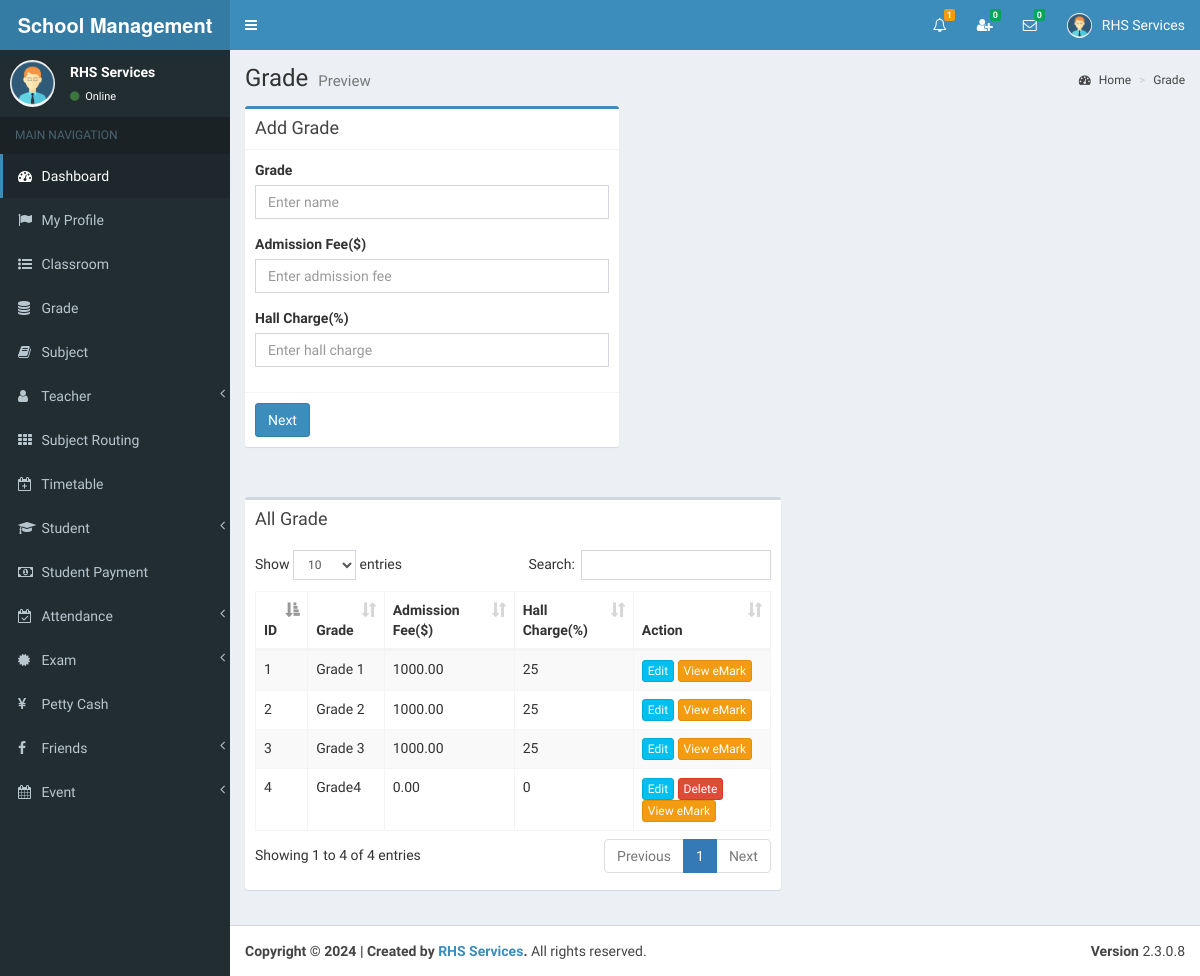
The page /view/grade.php (signed in) on the database its author committed.
### tables this page shows
CREATE TABLE `grade` (
  `id` int(11) NOT NULL,
  `name` varchar(255) NOT NULL,
  `admission_fee` double(11,2) NOT NULL,
  `hall_charge` int(11) NOT NULL
);

### view/grade.php (the view, shortened to what this page needs)
<?php include_once('head.php'); ?>
<?php include_once('header_admin.php'); ?>
<?php include_once('sidebar.php'); ?>
<div class="content-wrapper">
    <section class="content-header">
    	<h1>
        	Grade
        	<small>Preview</small>
        </h1>
        <ol class="breadcrumb">
        	<li><a href="#"><i class="fa fa-dashboard"></i> Home</a></li>
            <li><a href="#">Grade</a></li>
    	</ol>
	</section>
	<section class="content">
    	<div class="row">
            <div class="col-md-5">
              	<div class="box box-primary">
                	<div class="box-header with-border">
                  		<h3 class="box-title">Add Grade</h3>
                	</div>
                	<form role="form" action="../index.php" method="post" id="form1">
                  		<div class="box-body">
                    		<div class="form-group" id="divGrade">
                      			<label for="">Grade</label>
                      			<input type="text" class="form-control" id="name" placeholder="Enter name" name="name" autocomplete="off">
                    		</div>
                            <div class="form-group" id="divAdmissionFee">
                      			<label for="">Admission Fee($)</label>
                      			<input type="text" class="form-control" id="admission_fee" placeholder="Enter admission fee" name="admission_fee" autocomplete="off">
                    		</div>
                             <div class="form-group" id="divHallCharge">
                      			<label for="">Hall Charge(%)</label>
                      			<input type="text" class="form-control" id="hall_charge" placeholder="Enter hall charge" name="hall_charge" autocomplete="off">
                    		</div>
                  		</div>
                  		<div class="box-footer">
                    		<button type="submit" class="btn btn-primary" id="btnSubmit">Next</button>
                  		</div>
                	</form>
				</div>
			</div>
		</div>
	</section>
	<section class="content" >
		<div class="row" id="table1">
			<div class="col-md-7">
            	<div class="box">
                	<div class="box-header">
                  		<h3 class="box-title">All Grade</h3>
                	</div>
                	<div class="box-body table-responsive">
                		<table id="example1" class="table table-bordered table-striped">
                    		<thead>
                        		<th>ID</th>
                            	<th>Grade</th>
                                <th>Admission Fee($)</th>
                                <th>Hall Charge(%)</th>
                            	<th>Action</th>
                        	</thead>
                        	<tbody>
<?php
include_once('../controller/config.php');
$sql="SELECT * FROM grade";
$result=mysqli_query($conn,$sql);
$count = 0;
$cant_remove1=0;
$cant_remove2=0;
$cant_remove3=0;
$cant_remove4=0;
$cant_remove5=0;
$cant_remove6=0;
$cant_remove7=0;
if(mysqli_num_rows($result) > 0){
	while($row=mysqli_fetch_assoc($result)){
		$count++;
		$id=$row['id'];
?>
                        		<tr>
                            		<td><?php echo $count; ?></td>
               <td id="td1_<?php echo $row['id']; ?>"><?php echo $row['name']; ?></td>
               <td id="td2_<?php echo $row['id']; ?>"><?php echo $row['admission_fee']; ?></td>
               <td id="td3_<?php echo $row['id']; ?>"><?php echo $row['hall_charge']; ?></td>
                                	<td>
<?php
$sql1="SELECT * FROM exam_timetable WHERE grade_id='$id'";
$result1=mysqli_query($conn,$sql1);
if(mysqli_num_rows($result1) > 0){
	$cant_remove1=1;
}else{
	$cant_remove1=0;
}
$sql2="SELECT * FROM student_exam WHERE grade_id='$id'";
$result2=mysqli_query($conn,$sql2);
if(mysqli_num_rows($result2) > 0){
	$cant_remove2=1;
}else{
	$cant_remove2=0;
}
$sql3="SELECT * FROM student_grade WHERE grade_id='$id'";
$result3=mysqli_query($conn,$sql3);
if(mysqli_num_rows($result3) > 0){
	$cant_remove3=1;
}else{
	$cant_remove3=0;
}
$sql4="SELECT * FROM student_payment_history WHERE grade_id='$id'";
$result4=mysqli_query($conn,$sql4);
if(mysqli_num_rows($result4) > 0){
	$cant_remove4=1;
}else{
	$cant_remove4=0;
}
$sql5="SELECT * FROM subject_routing WHERE grade_id='$id'";
$result5=mysqli_query($conn,$sql5);
if(mysqli_num_rows($result5) > 0){
	$cant_remove5=1;
}else{
	$cant_remove5=0;
}
$sql6="SELECT * FROM teacher_salary_history WHERE grade_id='$id'";
$result6=mysqli_query($conn,$sql6);
if(mysqli_num_rows($result6) > 0){
	$cant_remove6=1;
}else{
	$cant_remove6=0;
}
$sql7="SELECT * FROM timetable WHERE grade_id='$id'";
$result7=mysqli_query($conn,$sql7);
if(mysqli_num_rows($result7) > 0){
	$cant_remove7=1;
}else{
	$cant_remove7=0;
}
if($cant_remove1 > 0 || $cant_remove2 > 0 || $cant_remove3 > 0 || $cant_remove4 > 0 || $cant_remove5 > 0 || $cant_remove6 > 0 || $cant_remove7 > 0 ){
	echo '<a href="#modalUpdateform" onClick="showModal(this)" class="btn btn-info btn-xs" data-id="'.$id.'" data-toggle="modal">Edit</a>';
	echo ' <a href="#modalMRangeGrade" onClick="showModal1(this)" class="btn btn-warning btn-xs" data-id="'.$id.'" data-toggle="modal">View eMark</a>';
}else{
	echo '<a href="#modalUpdateform" onClick="showModal(this)" class="btn btn-info btn-xs" data-id="'.$id.'" data-toggle="modal">Edit</a>';
	echo ' <a href="#" class="confirm-delete btn btn-danger btn-xs"  data-id="'.$id.'">Delete</a>';
	echo ' <a href="#modalMRangeGrade" onClick="showModal1(this)" class="btn btn-warning btn-xs" data-id="'.$id.'" data-toggle="modal">View eMark</a>';
}
?>
                               		</td>
                            	</tr>
<?php } } ?>
                        	</tbody>
                    	</table>
            	</div>
			</div>
		</div>
	</section>
</div>
<?php include_once('footer.php');?>

### view/header_admin.php (shortened to what this page needs)
<body class="hold-transition skin-blue sidebar-mini" >
<div class="wrapper">
  <header class="main-header" >
    <a href="" class="logo">
      <span class="logo-lg"><strong>School Management System </strong></span>
    </a>
    <nav class="navbar navbar-static-top">
		<a href="#" class="sidebar-toggle" data-toggle="offcanvas" role="button">
       	</a>
		<div class="navbar-custom-menu">
			<ul class="nav navbar-nav">
              <li class="dropdown notifications-menu">
                <a href="#" class="dropdown-toggle" data-toggle="dropdown">
                  <i class="fa fa-bell-o"></i>
<?php
include_once('../controller/config.php');
$my_type=$_SESSION["type"];
if($my_type == 'Admin'){
	$sql1="SELECT COUNT(id) FROM main_notifications WHERE _isread='0'";
	$result1=mysqli_query($conn,$sql1);
	$row1=mysqli_fetch_assoc($result1);
	$notfi_count=$row1['COUNT(id)'];
?>
                  <span class="label label-warning"><?php echo $notfi_count; ?></span>
                </a>
              </li>
<?php }  ?>
<?php
include_once('../controller/config.php');
$my_index=$_SESSION["index_number"];
$my_type=$_SESSION["type"];
$sql="SELECT count(id)
      FROM my_friends
      WHERE my_index='$my_index' AND _status='Pending' AND _isread='0'";
$result=mysqli_query($conn,$sql);
$row=mysqli_fetch_assoc($result);
$unread_count=$row['count(id)'];
?>
              <li class="dropdown messages-menu"  id="friend_request">
              	<a href="#" class="dropdown-toggle" data-toggle="dropdown" onClick="showFriendRequest('<?php echo $my_index; ?>','<?php echo $my_type; ?>')">
                  <i class="fa fa-user-plus"></i>
                  <span class="label label-success"><?php echo $unread_count; ?></span>
                </a>
              </li>
<?php
include_once('../controller/config.php');
$my_index=$_SESSION["index_number"];
$unread_msg_count=0;
$sql="SELECT * FROM my_friends WHERE my_index='$my_index'";
$result=mysqli_query($conn,$sql);
while($row=mysqli_fetch_assoc($result)){
	$friend_index=$row['friend_index'];
	$sql1="SELECT count(id)
		  FROM online_chat
		  WHERE user_index='$friend_index' AND _isread='0'";
	$result1=mysqli_query($conn,$sql1);
	$row1=mysqli_fetch_assoc($result1);
	$unread_msg_count+=$row1['count(id)'];
}
?>
              <li class="dropdown messages-menu" id="unread_msg">
                <a href="#" class="dropdown-toggle" data-toggle="dropdown" >
                  <i class="fa fa-envelope-o"></i>
                  <span class="label label-success"><?php echo $unread_msg_count; ?></span>
                </a>
<?php
include_once('../controller/config.php');
$index=$_SESSION["index_number"];
$type=$_SESSION["type"];
$time='';
$file_path='';
	$sql="SELECT
           DISTINCT conversation_id,friend_index
           FROM
              my_friends
           WHERE
              	my_index='$index'
           ORDER BY
              conversation_id";
	$result=mysqli_query($conn,$sql);
	while($row=mysqli_fetch_assoc($result)){
		$conversation_id=$row['conversation_id'];
		$friend_index=$row['friend_index'];
		$sql3="SELECT * FROM my_friends WHERE conversation_id='$conversation_id' and friend_index='$friend_index'";
		$result3=mysqli_query($conn,$sql3);
		$row3=mysqli_fetch_assoc($result3);
		$friend_type=$row3['friend_type'];
		if($friend_type == "Admin"){
			$sql1="SELECT * FROM admin WHERE index_number='$friend_index'";
			$result1=mysqli_query($conn,$sql1);
			$row1=mysqli_fetch_assoc($result1);
			$friend_name=$row1['i_name'];
			$friend_image=$row1['image_name'];
		}
		if($friend_type == "Teacher"){
			$sql1="SELECT * FROM teacher WHERE index_number='$friend_index'";
			$result1=mysqli_query($conn,$sql1);
			$row1=mysqli_fetch_assoc($result1);
			$friend_name=$row1['i_name'];
			$friend_image=$row1['image_name'];
		}
		if($friend_type == "Student"){
			$sql1="SELECT * FROM student WHERE index_number='$friend_index'";
			$result1=mysqli_query($conn,$sql1);
			$row1=mysqli_fetch_assoc($result1);
			$friend_name=$row1['i_name'];
			$friend_image=$row1['image_name'];
		}
		$sql2="SELECT * FROM online_chat WHERE conversation_id='$conversation_id' ORDER BY id DESC LIMIT 1";
		$result2=mysqli_query($conn,$sql2);
		while($row2=mysqli_fetch_assoc($result2)){
			$last_msg=$row2['msg'];
			$msg_time=$row2['time'];
			$datetime1 = new DateTime($msg_time);
			$datetime2 = new DateTime();
			$interval = $datetime1->diff($datetime2);
			$year = $interval->format('%y y ');
			$month = $interval->format('%m m ');
			$days = $interval->format('%a d');
			$hours = $interval->format('%h h');
			$minutes = $interval->format('%i mins');
			$seconds = $interval->format('%s sec');
			if($year>0){
				$time=$year;
			}else if($month>0){
				$time=$month;
			}else if($days>0){
				$time=$days;
			}else if($hours>0){
				$time=$hours;
			}else if($minutes>0){
				$time=$minutes;
			}else{
				$time=$seconds;
			}
			if($type=="Admin"){
				$file_path="my_friends.php?do=showChatBox&my_index=$index&conversation_id=$conversation_id&friend_index=$friend_index&my_type=$type";
			}
			if($type=="Teacher"){
				$file_path="my_friends2.php?do=showChatBox&my_index=$index&conversation_id=$conversation_id&friend_index=$friend_index&my_type=$type";
			}
			if($type=="Student"){
				$file_path="my_friends1.php?do=showChatBox&my_index=$index&conversation_id=$conversation_id&friend_index=$friend_index&my_type=$type";
			}
?>
                      <li>
                        <a href="<?php echo $file_path; ?>" onClick="msgRead('<?php echo $index; ?>','<?php echo $conversation_id; ?>','<?php echo $friend_index; ?>','<?php echo $type; ?>')">
                          <div class="pull-left">
                            <img src="../<?php echo $friend_image; ?>" class="img-circle" alt="User Image">
                          </div>
                          <h4>
                            <?php echo $friend_name; ?>
                            <small><i class="fa fa-clock-o"></i> <?php echo $time; ?></small>
                          </h4>
                          <p><?php echo $last_msg; ?></p>
                        </a>
                      </li>
 <?php } } ?>
              </li>
<?php
include_once('../controller/config.php');
if($type=="Admin"){
	$sql="SELECT * FROM admin where index_number='$index'";
	$result=mysqli_query($conn,$sql);
	$row=mysqli_fetch_assoc($result);
}
?>
            	<li class="dropdown user user-menu">
                    <a href="#" class="dropdown-toggle" data-toggle="dropdown">
                      <img src="../<?php echo $row['image_name']; ?>" class="user-image" alt="User Image">
                      <span class="hidden-xs"><?php echo $row['i_name']; ?></span>
                    </a>
              </li>
            </ul>
        </div>
	</nav>
  </header>

### view/sidebar.php (shortened to what this page needs)
  <aside class="main-sidebar">
    <section class="sidebar">
<?php
include_once('../controller/config.php');
$index=$_SESSION["index_number"];
$sql="SELECT * FROM admin WHERE index_number='$index'";
$result=mysqli_query($conn,$sql);
$row=mysqli_fetch_assoc($result);
$name=$row['i_name'];
$image=$row['image_name'];
?>
      <div class="user-panel">
      	<div class="pull-left image">
        	<img src="../<?php echo $image; ?>" class="img-circle" alt="User Image">
        </div>
        <div class="pull-left info">
        	<p><?php echo $name; ?></p>
            <a href="#"><i class="fa fa-circle text-success"></i> Online</a>
        </div>
      </div>
      <ul class="sidebar-menu">
        <li class="header">MAIN NAVIGATION</li>
        <li class="active treeview">
          <a href="dashboard.php">
            <i class="fa fa-dashboard"></i> <span>Dashboard</span>
          </a>
        </li>
         <li>
          <a href="admin_profile.php">
            <i class="fa fa-flag"></i> <span>My Profile</span>
          </a>
        </li>
        <li>
          <a href="class_room.php">
            <i class="fa fa-list-ul"></i> <span>Classroom</span>
          </a>
        </li>
        <li>
          <a href="grade.php">
            <i class="fa fa-database"></i> <span>Grade</span>
          </a>
        </li>
        <li>
          <a href="subject.php">
            <i class="fa fa-book"></i> <span>Subject</span>
          </a>
        </li>
        <li class="treeview">
          <a href="#">
            <i class="fa fa-user" aria-hidden="true"></i>
            <span>Teacher</span>
            <span class="pull-right-container">
              <i class="fa fa-angle-left pull-right"></i>
            </span>
          </a>
        </li>
        <li>
          <a href="subject_routing.php">
            <i class="fa fa-th"></i> <span>Subject Routing</span>
          </a>
        </li>
        <li>
          <a href="timetable.php">
            <i class="fa fa-calendar-plus-o"></i> <span>Timetable</span>
          </a>
        </li>
        <li class="treeview">
          <a href="#">
            <i class="fa fa-graduation-cap"></i>
            <span>Student</span>
            <span class="pull-right-container">
              <i class="fa fa-angle-left pull-right"></i>
            </span>
          </a>
        </li>
        <li>
          <a href="student_payment.php">
            <i class="fa fa-money"></i> <span>Student Payment</span>
          </a>
        </li>
         <li class="treeview">
          <a href="#">
            <i class="fa fa-calendar-check-o"></i>
            <span>Attendance</span>
            <span class="pull-right-container">
              <i class="fa fa-angle-left pull-right"></i>
            </span>
          </a>
        </li>
        <li class="treeview">
          <a href="#">
            <i class="fa fa-certificate"></i>
            <span>Exam</span>
            <span class="pull-right-container">
              <i class="fa fa-angle-left pull-right"></i>
            </span>
          </a>
        </li>
        <li>
          <a href="petty_cash.php">
            <i class="fa fa-yen"></i> <span>Petty Cash</span>
          </a>
        </li>
        <li class="treeview">
          <a href="#">
            <i class="fa fa-facebook"></i>
            <span>Friends</span>
            <span class="pull-right-container">
              <i class="fa fa-angle-left pull-right"></i>
            </span>
          </a>
        </li>
        <li class="treeview">
          <a href="#">
            <i class="fa fa-calendar"></i>
            <span>Event</span>
            <span class="pull-right-container">
              <i class="fa fa-angle-left pull-right"></i>
            </span>
          </a>
        </li>
      </ul>
    </section>
  </aside>

### view/grade.php (style rules this page uses)
body { overflow-y:scroll; }

### rows shown on the page
grade: name "Grade 1", admission_fee "1000.00", hall_charge "25"
grade: name "Grade 2", admission_fee "1000.00", hall_charge "25"
grade: name "Grade 3", admission_fee "1000.00", hall_charge "25"
grade: name "Grade4", admission_fee "0.00", hall_charge "0"

### other values the page prints
$notfi_count "1"
$unread_count "0"
$unread_msg_count "0"
$row['i_name'] "RHS Services"
$name "RHS Services"
